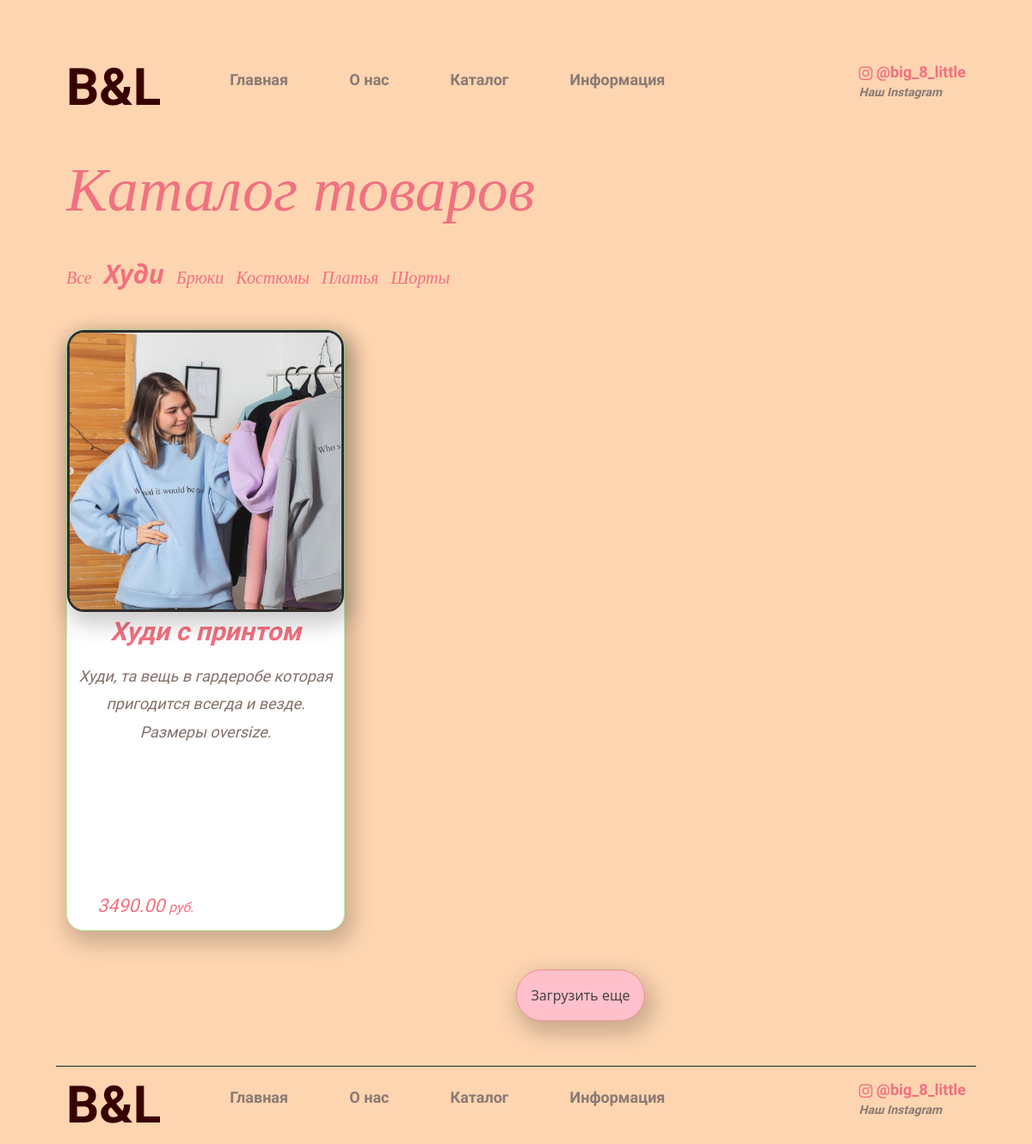
/products/hoodie/, run on the app's committed database.
### mainapp/models.py (models this page shows, shortened)
class Category(models.Model):
    name = models.CharField(max_length=255, verbose_name='Наименование категории')
    slug = models.SlugField(unique=True)
    def get_absolute_url(self):
        return reverse('category_detail', kwargs={'category_slug': self.slug})
    class Meta:
        verbose_name = 'Категория'
        verbose_name_plural = 'Категории'

class ImageGallery(models.Model):
    content_type = models.ForeignKey(ContentType, on_delete=models.CASCADE, null=True)
    object_id = models.PositiveIntegerField()
    content_object = GenericForeignKey('content_type', 'object_id')
    image = models.ImageField(upload_to=upload_function, null=True, blank=True)
    is_main = models.BooleanField(default=False)
    class Meta:
        verbose_name = 'Галерея изображений'
        verbose_name_plural = verbose_name

class Product(models.Model):  # каркас продукта
    category = models.ForeignKey(Category, verbose_name='Категория', on_delete=models.CASCADE)
    title = models.CharField(max_length=255, verbose_name='Наименование')
    slug = models.SlugField(unique=True)
    description = models.TextField(verbose_name='Описание', null=True)
    price = models.DecimalField(max_digits=9, decimal_places=2, verbose_name='Цена')
    def get_absolute_url(self):
        return reverse('product_detail', kwargs={'category_slug': self.category.slug, 'product_slug': self.slug})
    class Meta:
        verbose_name = 'Товар'
        verbose_name_plural = 'Товары'

### mainapp/views.py (the view)
# urls.py: path('products/<str:category_slug>/', CategoryDetail, name='category_detail'),
def CategoryDetail(request, category_slug):
    categories = Category.objects.all()
    category = get_object_or_404(Category, slug=category_slug)
    products = Product.objects.filter(category__slug=category_slug)
    images = ImageGallery.objects.all()
    return render(request, 'category_detail.html', locals())

### mainapp/templates/category_detail.html
{% extends 'catalog.html' %}

### mainapp/templates/catalog.html (shortened to what this page needs)
{% extends 'base.html' %}
{% load static %}
{% block link-css %}
<link rel="stylesheet" href="{% static 'shop/css/base.css' %}">
<link rel="stylesheet" href="{% static 'shop/css/catalog.css' %}">
{% endblock %}
{% block main-content %}
<main class="container">
    <h1 class="name-wrapper">
        Каталог товаров
    </h1>
    <div class="list">
        <div class="categories">
            <ul>
                <li class="category-list"><a href="{%url 'product_list'%}" class="category-name ">Все</a></li>
                {% for category in categories %}
                <li class="category-list"><a href="{{category.get_absolute_url}}" class="category-name">{{category.name}}</a>
                </li>
                {%endfor%}
            </ul>
        </div>
        <div class="content">
            <ul class="product-list">
                {% for product in products %}
                <li class="products">
                    {% for img in images %}
                    {% if img.object_id == product.id and img.is_main %}
                    <div class="product-photo"><img src="{{img.image.url}}" alt="priv" class="prd-img"></div>
                    {% endif %}
                    {% endfor %}
                    <div class="text-product">
                        <p class="prd-name"><a href="{{product.get_absolute_url}}" class="product-name">{{product.title}}</a>
                        </p>
                        <p class="product-description">{{product.description }}</p>
                        <p class="product-price"><big>{{product.price}}</big> <small>руб.</small></p>
                    </div>
                </li>
                {% endfor%}
            </ul>
            <div class="loading">
                <button class="load-more-class" id="load-more"><a href="">Загрузить еще</a></button>
            </div>
        </div>
    </div>
</main>
{% endblock %}

### static_dev/shop/css/base.css (style rules this page uses)
.container { width: 1170px; margin: 0 auto; z-index: 0; }
.content { display: flex; }
.content p { color: #827067; font-family: 'Exo 2', sans-serif; font-style: italic; font-weight: 200; font-size: 20px; line-height: 1.8em; text-indent: 1.4em; text-align: justify; }
@media screen and (max-width: 1400px) { .content p { font-size: 19px; } }
@media screen and (max-width: 1200px) { .container { width: 1070px; } }
@media screen and (max-width: 1200px) { .content p { font-size: 18px; } }

### static_dev/shop/css/catalog.css (style rules this page uses)
body { background: #fdd5b1; }
.name-wrapper { font-family: "Times New Roman"; color: #f17180; font-style: italic; font-size: 72px; text-align: left; margin: 3% 0 3% 0; }
.categories { display: flex; width: 100%; margin: 2% 0 2% 0; }
.categories ul { margin: 0; padding: 0; }
.categories li { display: inline-block; margin-right: 10px; transition: .4s ease-out; }
.category-name { font-family: "Times New Roman"; display: block; font-style: italic; color: #f17180; font-size: 20px; text-decoration: none; transition-duration: 0.3s; }
.active-category { color: #f17180; font-weight: bold; font-size: 30px; font-style: italic; text-decoration: none; }
.content { display: flex; position: relative; }
.product-list { display: flex; width: 100%; flex-wrap: wrap; padding: 0; margin-bottom: 10%; }
.products { position: relative; display: block; width: 31%; border: 1px solid #b5e9a7; border-radius: 20px; background: #fff; margin: 2% 2% 5% 0; height: 700px; box-shadow: 5px 10px 25px 5px rgb(0 0 0 / 20%); }
.product-photo { position: relative; padding-bottom: 100%; overflow: hidden; box-shadow: 5px 10px 25px 5px rgb(0 0 0 / 20%); border: 3px solid #312d2d; border-radius: 20px; margin: 0; transition: transform .4s ease-out; }
.prd-img { position: absolute; top: 0; bottom: 0; left: 0; right: 0; max-width: 105%; max-height: 105%; margin: auto; border-radius: 15px; }
.text-product { margin-top: 2%; }
.prd-name { text-indent: 0 !important; text-align: center !important; }
.product-name { font-size: 30px; text-decoration: none; color: #f17180; font-style: italic; font-weight: bold; margin: 0; transition-duration: 0.3s; }
.product-description { text-indent: 0 !important; text-align: center !important; font-size: 12px; font-style: italic; color: #7a6a6a; margin: 5px; }
.product-price { margin: 10px 0 10px 10px; position: absolute; left: 0; right: 0; bottom: 0; text-align: center; color: #f17180 !important; font-size: 20px; }
.loading { position: absolute; bottom: 0; margin: 5% 50%; }
.load-more-class { display: block; background-color: pink; width: 150px; height: 60px; box-shadow: 5px 10px 25px 5px rgb(0 0 0 / 20%); border: 1px solid #ea9292; border-radius: 30px; }
.load-more-class a { text-decoration: none; color: #484343; transition: .4s ease-out; }

### data on the page
Category: name "Худи"
Category: name "Брюки"
Category: name "Костюмы"
Category: name "Платья"
Category: name "Шорты"
Product: title "Худи с принтом", description "Худи, та вещь в гардеробе которая пригодится всегда и везде. Размеры oversize.", price "3490.00"
ImageGallery: image (picture)
